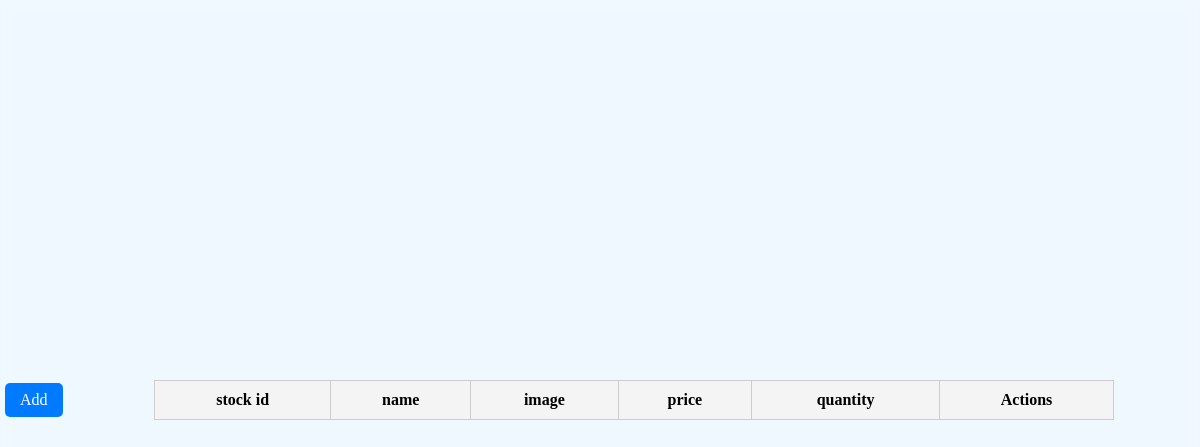
Page /addandupdatestock on the earlier database version.
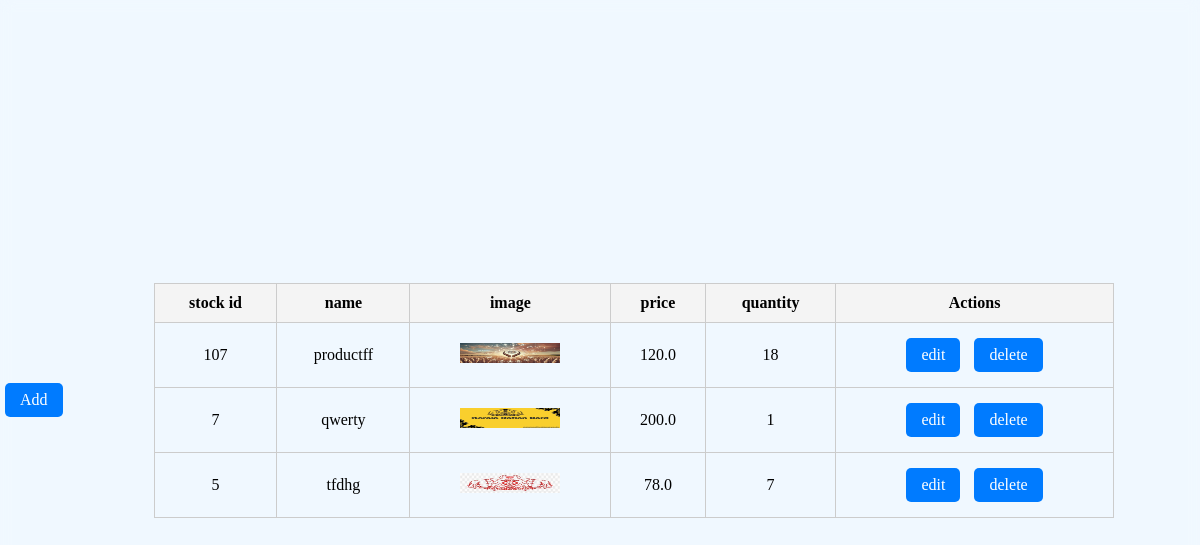
Same page on the later database version.
### administrator/models.py (models this page shows)
class stocktable(models.Model):
    SHOP=models.ForeignKey(Shopprofile,on_delete=models.CASCADE,null=True,blank=True)
    stockid=models.IntegerField(null=True,blank=True)
    name=models.CharField(max_length=100,null=True,blank=True)
    image=models.FileField()
    price=models.FloatField(null=True,blank=True)
    quantity=models.IntegerField(null=True,blank=True)

### administrator/views.py (the view)
# urls.py: path('addandupdatestock',addandupdatestock.as_view(),name='addandupdatestock'),
class addandupdatestock(View):
    def get(self,request):
        c=stocktable.objects.all()
        return render(request,'ration shop/addandupdate/addandupdatestock.html',{'a':c})

### templates/ration shop/addandupdate/addandupdatestock.html (shortened to what this page needs)
{% load static %}
<!DOCTYPE html>
<html lang="en">
<head>
    <link rel="stylesheet" href="{% static 'css/verifyshop.css' %}">
</head>
<body>
    <table>
        <tr>
            <th>stock id</th>
            <th>name</th>
            <th>image</th>
            <th>price</th>
            <th>quantity</th>
            <th>Actions</th>
        </tr>
        {% for i in a %}
        <tr>
            <td>{{i.stockid}}</td>
            <td>{{i.name}}</td>
            <td><img src="{{i.image.url}}" width="100" height="20"></td>
            <td>{{i.price}}</td>
            <td>{{i.quantity}}</td>
            <td>
                <a href="/editstock/{{i.id}}">edit</a>
                <a href="/deletestock/{{i.id}}" class="">delete</a>
            </td>
        </tr>
        {% endfor %}
        <tr>
            <a href="addstock">Add</a>
        </tr>
    </table>
</body>
</html>

Differences in the rows shown:
added stocktable: stockid "107", name "productff", image (picture), price "120.0", quantity "18"
added stocktable: stockid "7", name "qwerty", image (picture), price "200.0", quantity "1"
added stocktable: stockid "5", name "tfdhg", image (picture), price "78.0", quantity "7"
